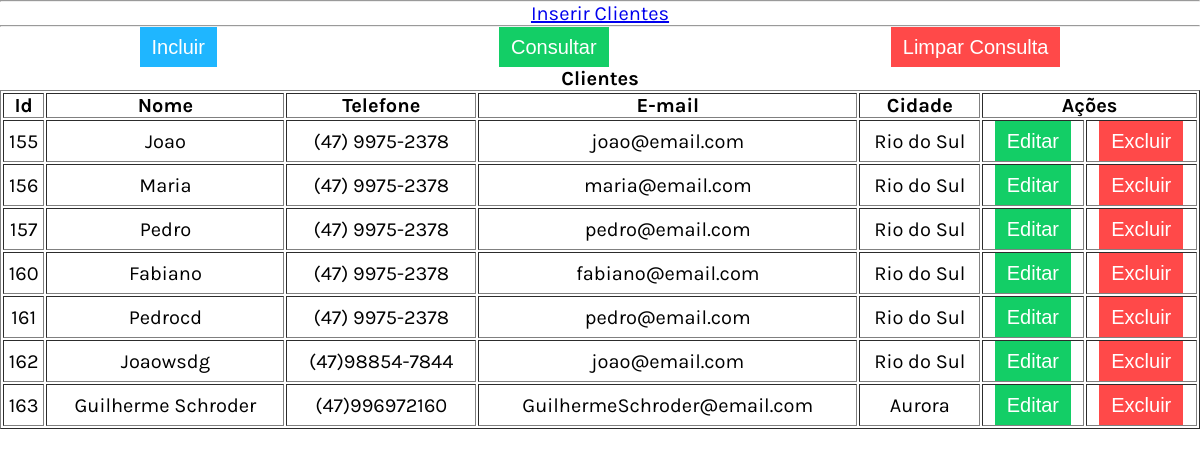
Screenshot of /consulta-cliente-simples.php with the database file from the repository.
### tables this page shows
CREATE TABLE cliente (cliente_id INTEGER PRIMARY KEY AUTOINCREMENT NOT NULL, nome TEXT, telefone TEXT, email TEXT, cidade TEXT);

### consulta-cliente-simples.php (the view, shortened to what this page needs)
<?php
function getDados(){
    $pdo = getConexao();
    $query = "SELECT * FROM `cliente`";
    $stmt = $pdo->prepare($query);
    $stmt->execute();
    $aDados = array();
    while ($result = $stmt->fetch(PDO::FETCH_ASSOC)) {
        $aDados[] = $result;
    }
    return $aDados;
}
function getColunasTabela(){
    $html_colunas_tabela = '';
    $aDados = getDados();
    if (count($aDados)) {
        foreach ($aDados as $aContato) {
            $html_colunas_tabela .= "<tr>";
            $cliente_id = $aContato["cliente_id"];
            $nome       = $aContato["nome"];
            $telefone   = $aContato["telefone"];
            $email      = $aContato["email"];
            $cidade     = $aContato["cidade"];
            $html_colunas_tabela .= "<td>$cliente_id</td>";
            $html_colunas_tabela .= "<td>$nome</td>";
            $html_colunas_tabela .= "<td>$telefone</td>";
            $html_colunas_tabela .= "<td>$email</td>";
            $html_colunas_tabela .= "<td>$cidade</td>";
            $html_colunas_tabela .= getAcoesCliente($cliente_id);
            $html_colunas_tabela .= "</tr>";
        }
    } else {
        $html_colunas_tabela .= "<tr><td colspan=\"7\" align='center'>Sem dados para exibir</td></tr>";
    }
    return $html_colunas_tabela;
}
function getAcoesCliente($cliente_id) {
    $html_acao = '<td>
                        <button type="button" class="button green"
                            onclick="editarCliente(' . $cliente_id . ')">Editar</button>
                   </td>
                   <td>
                        <button type="button" class="button red"
                            onclick="excluirCliente(' . $cliente_id . ')">Excluir</button>
                    </td>';
    return $html_acao;
}
function carregaCabecalho() {
    $html = '<!DOCTYPE html>
            <html lang="pt-BR">
            <head>
                <meta charset="UTF-8">
                <meta http-equiv="X-UA-Compatible" content="IE=edge">
                <meta name="viewport" content="width=device-width, initial-scale=1.0">
                <link rel="preconnect" href="https://fonts.gstatic.com">
                <link href="https://fonts.googleapis.com/css2?family=Karla:ital,wght@0,400;0,700;1,200;1,800&display=swap"
                      rel="stylesheet">
                <link rel="stylesheet" href="css/button.css">
                <link rel="stylesheet" href="css/main.css">
                <link rel="stylesheet" href="css/button.css">
                <link rel="stylesheet" href="css/records.css">
                <link rel="stylesheet" href="css/modal.css">
                <script src="js/jquery.min.js" defer></script>
                <script src="js/cliente.js" defer></script>
                <title>Cliente</title>
            </head>
            <body>';
    return $html;
}
function getAcoesInclusao(){
    return '<section class="acoes">
                <button type="button" class="button blue mobile" id="cadastrarCliente">Incluir</button>
                <button type="button" class="button green" id="consultarDadosCliente">Consultar</button>
                <button type="button" class="button red" id="limparDadosCliente">Limpar Consulta</button>
            </section>';
}
function getModalClientes(){
    return '<div class="modal" id="modal">
            <div class="modal-content">
                <header class="modal-header">
                    <h2>Novo Cliente</h2>
                    <span class="modal-close" id="modalClose">&#10006;</span>
                </header>
                <form id="form" class="modal-form">
                    <input type="hidden" id="cliente_id" class="modal-field" placeholder="Id">
                    <input type="text" id="nome" data-index="new" class="modal-field" placeholder="Nome do Cliente" required value="Joao">
                    <input type="text" id="telefone" class="modal-field" placeholder="Telefone..." required value="(47)98854-7844">
                    <input type="email" id="email" class="modal-field" placeholder="E-mail..." required value="joao@email.com">
                    <input type="text" id="cidade" class="modal-field" placeholder="Cidade..." required value="Rio do Sul">
                </form>
                <footer class="modal-footer" id="modal-footer">
                    <button id="salvar" class="button green">Salvar</button>
                    <button id="cancelar" class="button blue">Cancelar</button>
                </footer>
            </div>
        </div>';
}
function carregaClientes(){
    $html_tabela = carregaCabecalho();
    $html_tabela .= '<a href="executa_insert_clientes.php">Inserir Clientes</a>';
    $html_tabela .= '<hr>';
    $html_tabela .= getAcoesInclusao();
    $html_tabela .= "<table border='1' id=\"tableDados\">";
    $html_tabela .= "<caption><h1>Clientes</h1></caption>";
    $html_tabela .= "<thead>";
    $html_tabela .= "    <tr>";
    $html_tabela .= "    <th>Id</th>";
    $html_tabela .= "    <th>Nome</th>";
    $html_tabela .= "    <th>Telefone</th>";
    $html_tabela .= "    <th>E-mail</th>";
    $html_tabela .= "    <th>Cidade</th>";
    $html_tabela .= "    <th colspan='2'>Ações</th>";
    $html_tabela .= "    </tr>";
    $html_tabela .= "</thead>";
    $html_tabela .= "<tbody>";
    $html_tabela .= getColunasTabela();
    $html_tabela .= "</tbody>";
    $html_tabela .= "</table>";
    $html_tabela .= getModalClientes();
    echo $html_tabela;
}
carregaClientes();

### css/button.css (style rules this page uses)
.button { border-style: none; height: 40px; padding: 6px 12px; background-color: black; color: white; font-size: 1rem; cursor: pointer; transition: box-shadow .6s ease; }
.button.blue { background-color: #1FB6FF; }
button.green { background-color: #13CE66; }
button.red { background-color: #FF4949; }

### css/main.css (style rules this page uses)
* { padding: 0; margin: 0; box-sizing: border-box; text-align: center; font-size: 20px; }
:root { --primary-color: #FFBA00; --secundary-color: #FFF1CC; --shadow-color: #CCC; --text-color: #FFF; }
body { min-height: 100vh; display: flex; flex-direction: column; font-family: 'karla', sans-serif; position:relative; }
.acoes { display: flex; justify-content: space-around; gap:3px; }

### rows the page displays
cliente: cliente_id "155", nome "Joao", telefone "(47) 9975-2378", email "joao@email.com", cidade "Rio do Sul"
cliente: cliente_id "156", nome "Maria", telefone "(47) 9975-2378", email "maria@email.com", cidade "Rio do Sul"
cliente: cliente_id "157", nome "Pedro", telefone "(47) 9975-2378", email "pedro@email.com", cidade "Rio do Sul"
cliente: cliente_id "160", nome "Fabiano", telefone "(47) 9975-2378", email "fabiano@email.com", cidade "Rio do Sul"
cliente: cliente_id "161", nome "Pedrocd", telefone "(47) 9975-2378", email "pedro@email.com", cidade "Rio do Sul"
cliente: cliente_id "162", nome "Joaowsdg", telefone "(47)98854-7844", email "joao@email.com", cidade "Rio do Sul"
cliente: cliente_id "163", nome "Guilherme Schroder", telefone "(47)996972160", email "GuilhermeSchroder@email.com", cidade "Aurora"
